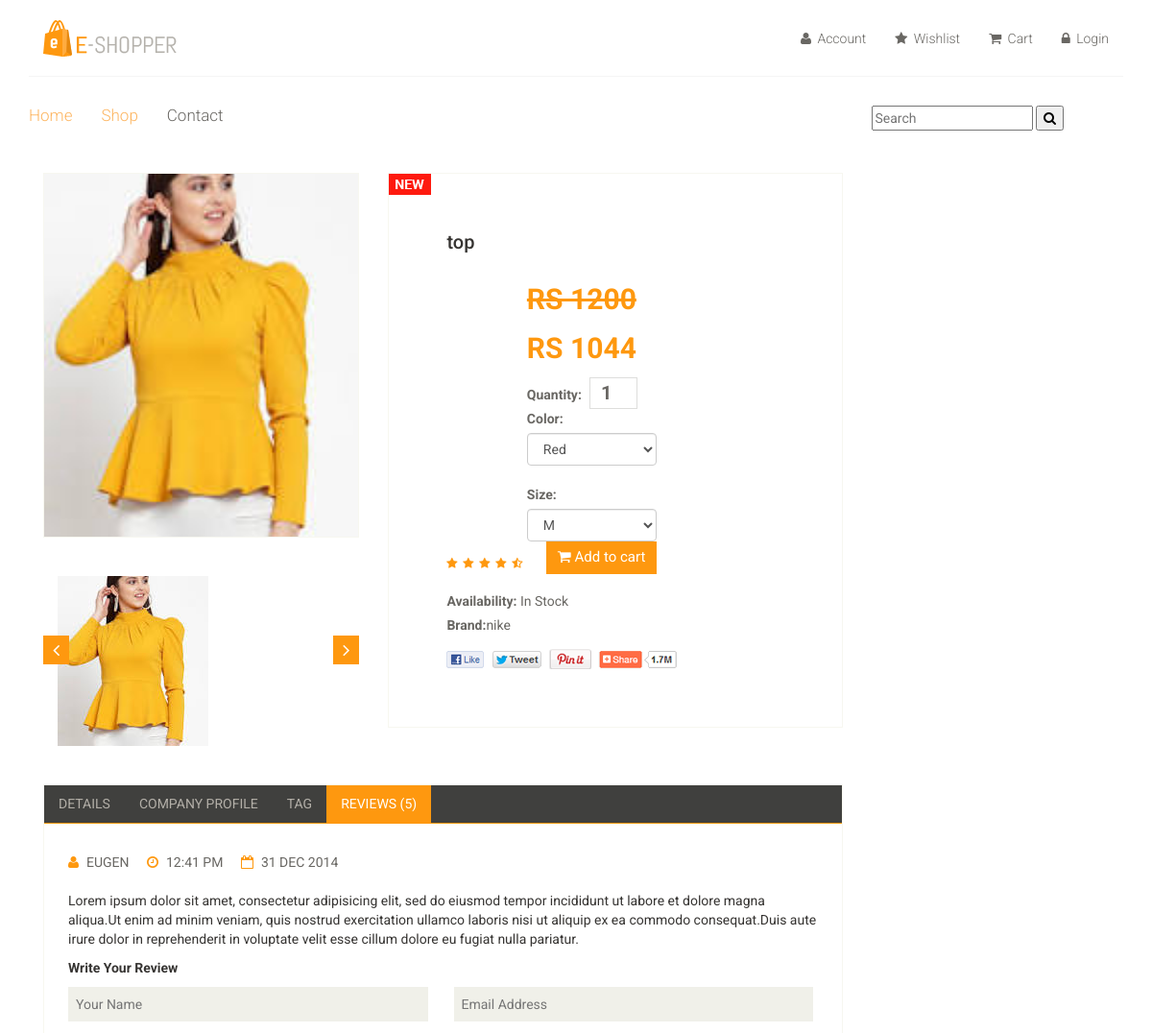
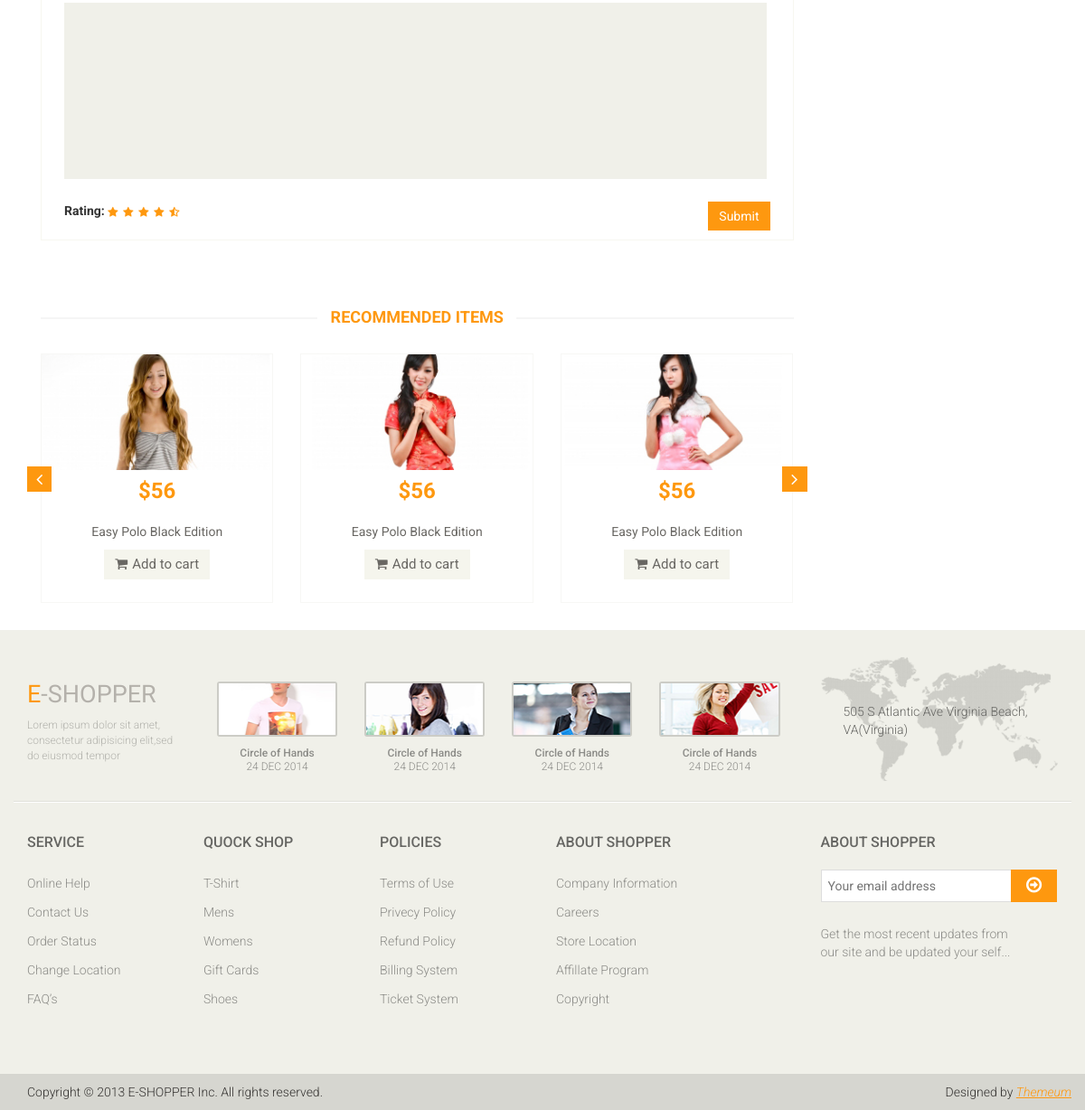
Page /product/3/ on the committed database (2 pictures, top to bottom).
### mainApp/models.py (models this page shows, shortened)
class Product(models.Model):
    stock=models.BooleanField(default=False)
    name=models.CharField(max_length=50)
    desc=models.TextField()
    category=models.ForeignKey(Category,on_delete=models.CASCADE)
    brand = models.ForeignKey(Brand, on_delete=models.CASCADE)
    seller = models.ForeignKey(Seller, on_delete=models.CASCADE)
    basePrice = models.IntegerField()
    discount=models.IntegerField(default=0,null=True,blank=True)
    finalPrice=models.IntegerField(default=0,null=True,blank=True)
    red=models.BooleanField(default=False,blank=True,null=True)
    green= models.BooleanField(default=False, blank=True, null=True)
    black = models.BooleanField(default=False, blank=True, null=True)
    s = models.BooleanField(default=False, blank=True, null=True)
    m = models.BooleanField(default=False, blank=True, null=True)
    l = models.BooleanField(default=False, blank=True, null=True)
    xl = models.BooleanField(default=False, blank=True, null=True)
    img1 = models.ImageField(upload_to='images/', default=None, blank=True, null=True)
    img2 = models.ImageField(upload_to='images/', default=None, blank=True, null=True)
    img3 = models.ImageField(upload_to='images/', default=None, blank=True, null=True)
    img4 = models.ImageField(upload_to='images/', default=None, blank=True, null=True)
    img5 = models.ImageField(upload_to='images/', default=None, blank=True, null=True)
    date=models.DateTimeField(auto_now=True)

class Brand(models.Model):
    name=models.CharField(max_length=50)

### mainApp/views.py (the view, shortened to what this page needs)
# urls.py: path('product/<int:num>/', views.productDetails),
def productDetails(request,num):
    p=Product.objects.get(id=num)
    return render(request,"product-details.html",{"Product":p,})

### mainApp/templates/product-details.html (shortened to what this page needs)
{% extends 'index.html' %}
{% load static %}
{% block body %}
	<section>
		<div class="container">
			<div class="row">
				<div class="col-sm-9 padding-right">
					<div class="product-details">
						<div class="col-sm-5">
							<div class="view-product">
								<img src="{{Product.img1.url}}" alt="" />
							</div>
							<div id="similar-product" class="carousel slide" data-ride="carousel">
								    <div class="carousel-inner">
										<div class="item active">
											{% if Product.img1 %}
										  <a href=""><img src="{{Product.img1.url}}" height="30px" alt=""></a>
											{% endif %}
										</div>
									</div>
								  <a class="left item-control" href="#similar-product" data-slide="prev">
									<i class="fa fa-angle-left"></i>
								  </a>
								  <a class="right item-control" href="#similar-product" data-slide="next">
									<i class="fa fa-angle-right"></i>
								  </a>
							</div>
						</div>
						<div class="col-sm-7">
							<div class="product-information">
								<img src="{% static 'images/product-details/new.jpg' %}" class="newarrival" alt="" />
								<h2>{{Product.name}}</h2>
								<img src="{% static 'images/product-details/rating.png' %}" alt="" />
								<span>
									<span><s>RS {{Product.basePrice}}</s></span>
									<br>
									<span>RS {{Product.finalPrice}}</span>
									<form method="post" >
									<label>Quantity:</label>
									<input name="q" type="number" value="1" />
										<br>
										<label>Color:</label>
										<select class="form-control" name="color">
											{% if Product.red %}
											<option value="red">Red</option>
											{% endif %}
										</select>
										<br>
										<label>Size:</label>
										<select class="form-control" name="size">
											{% if Product.m %}
											<option value="m">M</option>
											{% endif %}
										</select>
									<button type="submit" class="btn btn-fefault cart">
										<i class="fa fa-shopping-cart"></i>
										Add to cart
									</button>
									</form>
								</span>
								<p><b>Availability:</b> In Stock</p>
								<p><b>Brand:</b>{{Product.brand.name}}</p>
								<a href=""><img src="{% static 'images/product-details/share.png' %}" class="share img-responsive"  alt="" /></a>
							</div>
						</div>
					</div>
					<div class="category-tab shop-details-tab">
						<div class="col-sm-12">
							<ul class="nav nav-tabs">
								<li><a href="#details" data-toggle="tab">Details</a></li>
								<li><a href="#companyprofile" data-toggle="tab">Company Profile</a></li>
								<li><a href="#tag" data-toggle="tab">Tag</a></li>
								<li class="active"><a href="#reviews" data-toggle="tab">Reviews (5)</a></li>
							</ul>
						</div>
						<div class="tab-content">
							<div class="tab-pane fade active in" id="reviews" >
								<div class="col-sm-12">
									<ul>
										<li><a href=""><i class="fa fa-user"></i>EUGEN</a></li>
										<li><a href=""><i class="fa fa-clock-o"></i>12:41 PM</a></li>
										<li><a href=""><i class="fa fa-calendar-o"></i>31 DEC 2014</a></li>
									</ul>
									<p>Lorem ipsum dolor sit amet, consectetur adipisicing elit, sed do eiusmod tempor incididunt ut labore et dolore magna aliqua.Ut enim ad minim veniam, quis nostrud exercitation ullamco laboris nisi ut aliquip ex ea commodo consequat.Duis aute irure dolor in reprehenderit in voluptate velit esse cillum dolore eu fugiat nulla pariatur.</p>
									<p><b>Write Your Review</b></p>
									<form action="#">
										<span>
											<input type="text" placeholder="Your Name"/>
											<input type="email" placeholder="Email Address"/>
										</span>
										<textarea name="" ></textarea>
										<b>Rating: </b> <img src="{% static 'images/product-details/rating.png' %}" alt="" />
										<button type="button" class="btn btn-default pull-right">
											Submit
										</button>
									</form>
								</div>
							</div>
						</div>
					</div>
					<div class="recommended_items">
						<h2 class="title text-center">recommended items</h2>
						<div id="recommended-item-carousel" class="carousel slide" data-ride="carousel">
							<div class="carousel-inner">
								<div class="item active">
									<div class="col-sm-4">
										<div class="product-image-wrapper">
											<div class="single-products">
												<div class="productinfo text-center">
													<img src="{% static 'images/home/recommend1.jpg' %}" alt="" />
													<h2>$56</h2>
													<p>Easy Polo Black Edition</p>
													<button type="button" class="btn btn-default add-to-cart"><i class="fa fa-shopping-cart"></i>Add to cart</button>
												</div>
											</div>
										</div>
									</div>
									<div class="col-sm-4">
										<div class="product-image-wrapper">
											<div class="single-products">
												<div class="productinfo text-center">
													<img src="{% static 'images/home/recommend2.jpg' %}" alt="" />
													<h2>$56</h2>
													<p>Easy Polo Black Edition</p>
													<button type="button" class="btn btn-default add-to-cart"><i class="fa fa-shopping-cart"></i>Add to cart</button>
												</div>
											</div>
										</div>
									</div>
									<div class="col-sm-4">
										<div class="product-image-wrapper">
											<div class="single-products">
												<div class="productinfo text-center">
													<img src="{% static 'images/home/recommend3.jpg' %}" alt="" />
													<h2>$56</h2>
													<p>Easy Polo Black Edition</p>
													<button type="button" class="btn btn-default add-to-cart"><i class="fa fa-shopping-cart"></i>Add to cart</button>
												</div>
											</div>
										</div>
									</div>
								</div>
							</div>
							 <a class="left recommended-item-control" href="#recommended-item-carousel" data-slide="prev">
								<i class="fa fa-angle-left"></i>
							  </a>
							  <a class="right recommended-item-control" href="#recommended-item-carousel" data-slide="next">
								<i class="fa fa-angle-right"></i>
							  </a>
						</div>
					</div>
				</div>
			</div>
		</div>
	</section>
 {% endblock %}

### rows in the picture
Product: img1 (picture), name "top", basePrice "1200", finalPrice "1044", color "Red", size "M", brand.name "nike"
